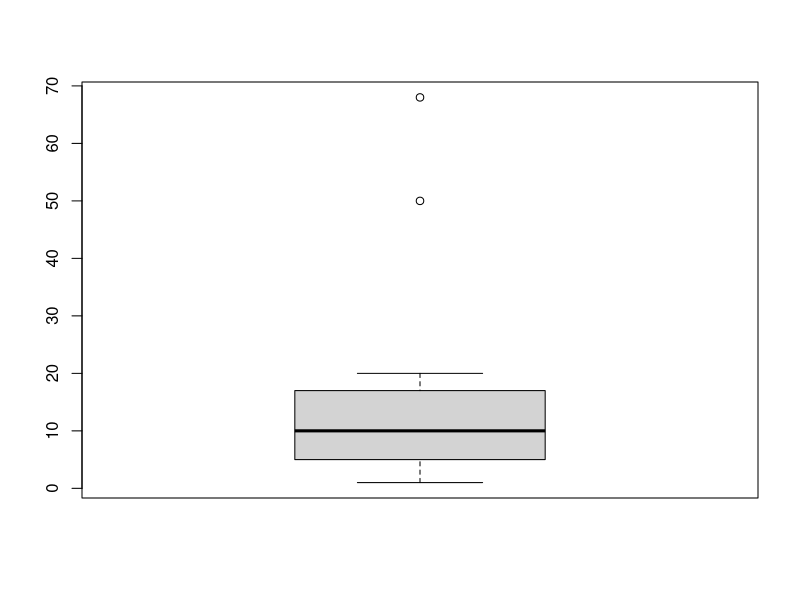

This figure's R source:
# Outliers

data =c(sample(c(1:20),40,T),50,68)
summary(data)
boxplot(data)
length(data)

# manually
q1 = quantile(data,c(0.25))
q3 = quantile(data,c(0.75))
iqr = IQR(data)

up.fringe = q3+1.5*iqr
low.fringe = q1 - 1.5*iqr

#finding
outl = data[data<low.fringe | data> up.fringe]

#indexes
which(data == c(outl))

#removing
data = data[data>low.fringe & data < up.fringe]
# or
data = data[-which(data == c(outl))]
# or 
data = data[which(data != c(outl))]



# using packages
boxplot.stats(data)

x <- data[data != c(boxplot.stats(data))$out]

## https://statsandr.com/blog/outliers-detection-in-r/

## to learn more
